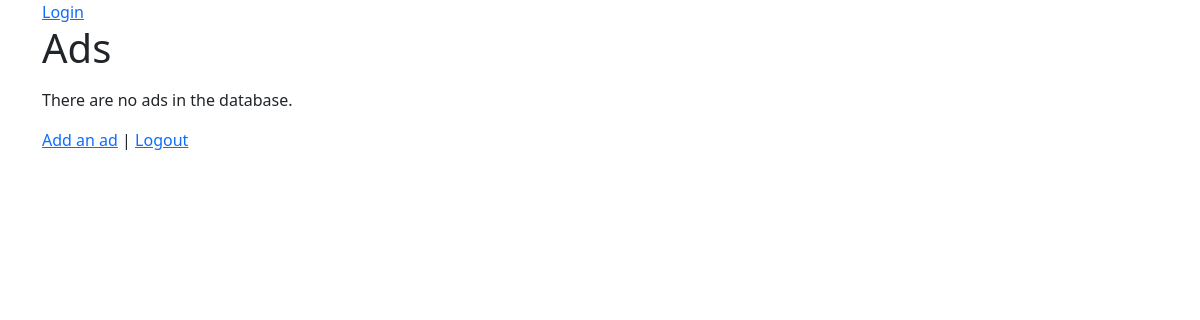
Page /ads/ (signed in) on the earlier database version.
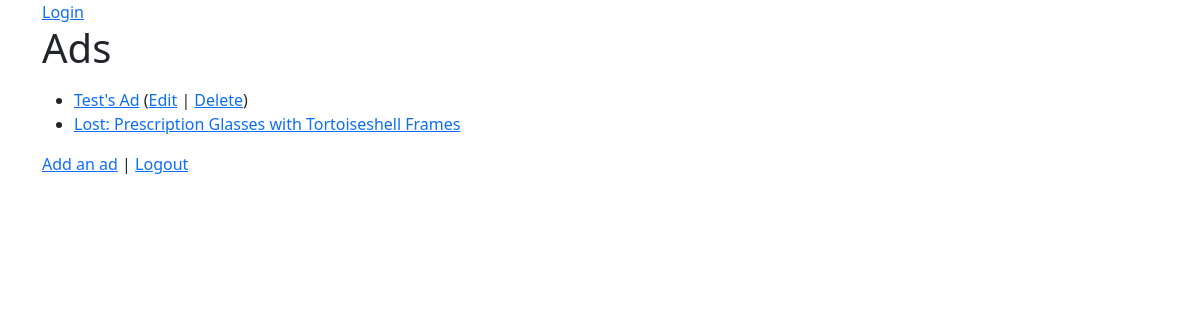
Same page on the later database version.
### ads/models.py (models this page shows, shortened)
class Ad(models.Model):
    title = models.CharField(
            max_length=200,
            validators=[MinLengthValidator(2, "Title must be greater than 2 characters")]
    )
    price = models.DecimalField(max_digits=7, decimal_places=2, null=True)
    text = models.TextField()
    owner = models.ForeignKey(settings.AUTH_USER_MODEL, on_delete=models.CASCADE)
    created_at = models.DateTimeField(auto_now_add=True)
    updated_at = models.DateTimeField(auto_now=True)

### ads/views.py (the view)
# urls.py: path('', views.AdListView.as_view(), name='all'),
class AdListView(OwnerListView):
    model = Ad

### home/context_processors.py (called while the page is built)
def settings(request):
    return {
        'settings': django_settings,
    }

### ads/templates/ads/ad_list.html
{% extends "base_bootstrap.html" %}
{% block content %}
<h1>Ads</h1>
<p>
{% if ad_list %}
<ul>
  {% for ad in ad_list %}
    <li>
        <a href="{% url 'ads:ad_detail'  ad.id %}">{{ ad.title }}</a>
        {% if ad.owner == user %}
        (<a href="{% url 'ads:ad_update' ad.id %}">Edit</a> |
        <a href="{% url 'ads:ad_delete' ad.id %}">Delete</a>)
        {% endif %}
    </li>
  {% endfor %}
</ul>
{% else %}
  <p>There are no ads in the database.</p>
{% endif %}
</p>
<p>
<a href="{% url 'ads:ad_create' %}">Add an ad</a> |
{% if user.is_authenticated %}
<a href="{% url 'logout' %}?next={% url 'ads:all' %}">Logout</a>
{% else %}
<a href="{% url 'login' %}?next={% url 'ads:all' %}">Login</a>
{% endif %}
</p>
{% endblock %}

Differences in the rows shown:
added Ad: title "Test's Ad", shows "Edit"
added Ad: title "Lost: Prescription Glasses with Tortoiseshell Frames"
Other differences:
text no longer shown: "There are no ads in the database."
